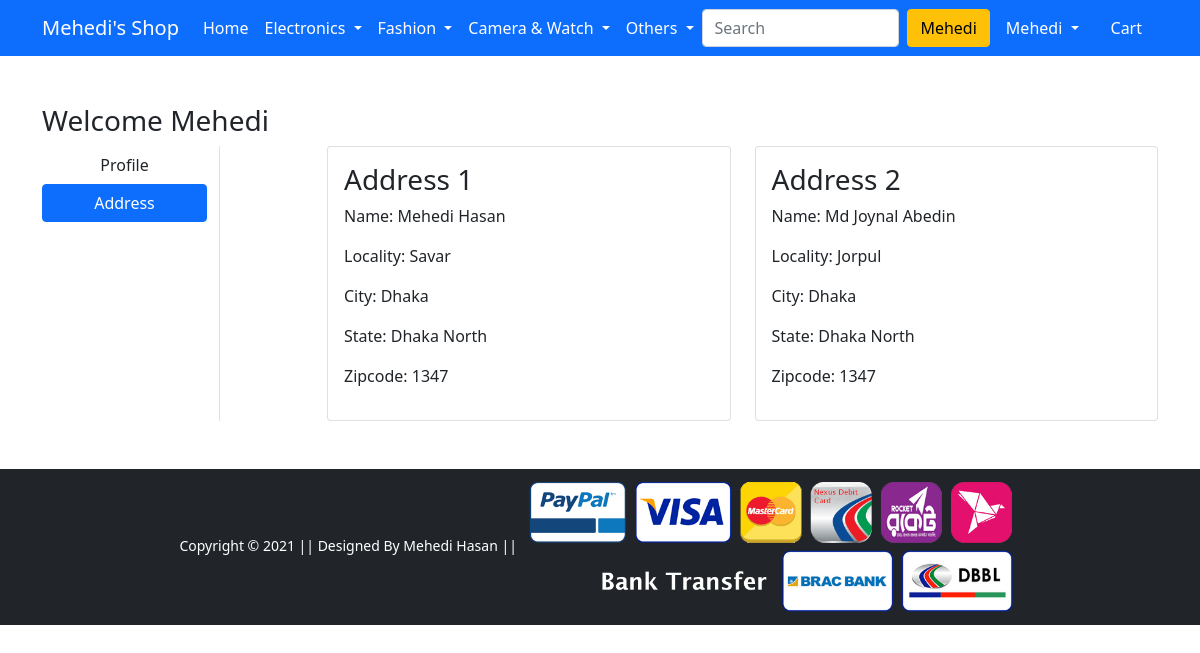
The app's page /address/ (signed in) with its own data.
### app/models.py (models this page shows, shortened)
class Customer(models.Model):
    user = models.ForeignKey(User, on_delete = models.CASCADE)
    name = models.CharField(max_length=200)
    locality = models.CharField(max_length=200)
    city = models.CharField(max_length=50)
    state = models.CharField(choices=STATE_CHOICES, max_length=50)
    zipcode = models.IntegerField()

### app/views.py (the view)
# urls.py: path('address/', views.address, name='address'),
@login_required
def address(request):
 addrs = Customer.objects.filter(user = request.user)
 return render(request, 'app/address.html', {'addrs':addrs, 'active': 'btn-primary'})

### app/templates/app/address.html (shortened to what this page needs)
{% extends 'app/base.html' %}
{% load static %}
{% block main-content %}
<div class="container my-5">
 <div class="row">
 <h3>Welcome <span class="text-capitalize">{{request.user}}</span></h3>
  <div class="col-sm-2 border-end">
   <ul class="list-unstyled">
    <li class="d-grid"><a href="{% url 'profile' %}" class="btn">Profile</a></li>
    <li class="d-grid"><a href="{% url 'address' %}" class="btn {{active}}">Address</a></li>
   </ul>
  </div>
  <div class="col-sm-9 offset-sm-1">
   <div class="row">
   {% for ad in addrs %}
    <div class="col-sm-6">
     <div class="card">
      <div class="card-body">
       <h3>Address {{forloop.counter}}</h3>
       <p>Name: {{ad.name}}</p>
       <p>Locality: {{ad.locality}}</p>
       <p>City: {{ad.city}}</p>
       <p>State: {{ad.state}}</p>
       <p>Zipcode: {{ad.zipcode}}</p>
      </div>
     </div>
    </div>
    {% endfor %}
   </div>
  </div>
 </div>
</div>
{% endblock main-content %}

### app/templates/app/base.html (shortened to what this page needs)
<!doctype html>
{% load static %}
<html lang="en">
  <head>
    <link href="https://cdn.jsdelivr.net/npm/bootstrap@5.0.0-beta1/dist/css/bootstrap.min.css" rel="stylesheet">
    <link rel="stylesheet" href="{% static 'app/css/owl.carousel.min.css' %}">
    <link rel="stylesheet" href="{% static 'app/css/all.min.css' %}">
    <link rel="stylesheet" href="{% static 'app/css/style.css' %}">
  </head>
  <body>
    <nav class="navbar navbar-expand-lg navbar-dark bg-primary">
     <div class="container">
       <a class="navbar-brand" href="/">Mehedi's Shop</a>
       <div class="collapse navbar-collapse" id="navbarSupportedContent">
         <ul class="navbar-nav me-auto mb-2 mb-lg-0">
           <li class="nav-item">
             <a class="nav-link active" aria-current="page" href="/">Home</a>
           </li>
           <li class="nav-item dropdown">
             <a class="nav-link dropdown-toggle text-white" href="#" id="electronicsDropdown" role="button" data-bs-toggle="dropdown" aria-expanded="false">
               Electronics
             </a>
           </li>
           <li class="nav-item dropdown">
             <a class="nav-link dropdown-toggle text-white" href="#" id="fashionDropdown" role="button" data-bs-toggle="dropdown" aria-expanded="false">
               Fashion
             </a>
           </li>
            <li class="nav-item dropdown">
             <a class="nav-link dropdown-toggle text-white" href="#" id="electronicsDropdown" role="button" data-bs-toggle="dropdown" aria-expanded="false">
               Camera & Watch
             </a>
           </li>
            <li class="nav-item dropdown">
             <a class="nav-link dropdown-toggle text-white" href="#" id="electronicsDropdown" role="button" data-bs-toggle="dropdown" aria-expanded="false">
               Others
             </a>
           </li>
         </ul>
         <form class="d-flex">
           <input class="form-control me-2" type="search" placeholder="Search" aria-label="Search">
           <button class="btn btn-warning" type="submit"><span class="text-capitalize">
           {{request.user.username}}</span></button>
         </form>
         <div>
          <ul class="navbar-nav me-auto mb-2 mb-lg-0">
          {% if request.user.is_authenticated %}
           <li class="nav-item dropdown mx-2">
              <a class="nav-link dropdown-toggle text-white" href="#" id="profileDropdown" role="button" data-bs-toggle="dropdown" aria-expanded="false">
                <span class="text-capitalize">{{request.user}}</span>
              </a>
            </li>
            <li class="nav-item mx-2">
             <a href="{% url 'show_cart' %}" class="nav-link text-white"> Cart </a>
            </li>
          {% endif %}
          </ul>
         </div>
       </div>
     </div>
    </nav>
    {% block main-content %} {% endblock main-content %}
    <footer class="container-fluid bg-dark text-center p-2 mt-5">
        <small class="text-white">Copyright &copy; 2021 || Designed By Mehedi Hasan || </small>
        <img src="{% static 'app/images/payment_footer.png' %}" alt="" width="500" height="10" srcset="" class="img-fluid" height="2px">
    </footer>
  </body>
</html>

### app/static/app/css/style.css (style rules this page uses)
.nav-link { color: white !important; }

### records on screen
Customer: name "Mehedi Hasan", locality "Savar", city "Dhaka", state "Dhaka North", zipcode "1347"
Customer: name "Md Joynal Abedin", locality "Jorpul", city "Dhaka", state "Dhaka North", zipcode "1347"

### other values on screen
{{ request.user.username }} "Mehedi"
{{ request.user }} "Mehedi"
